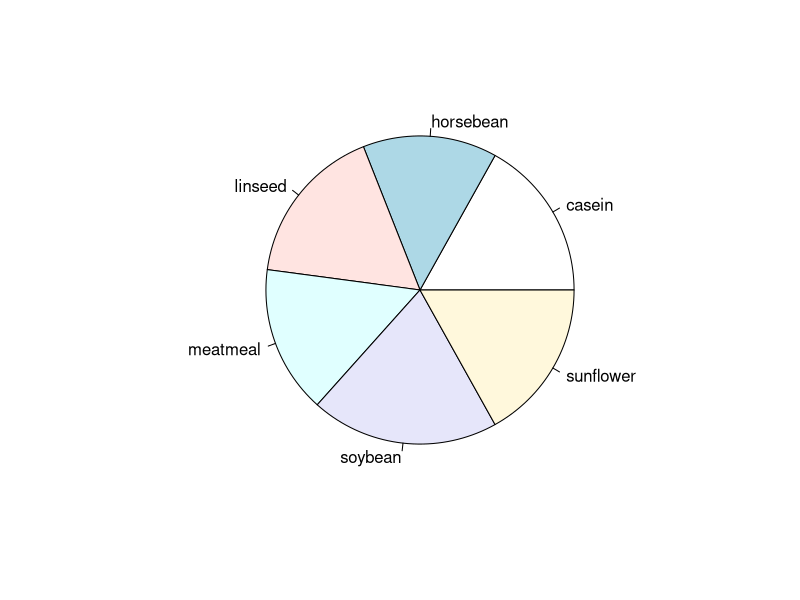
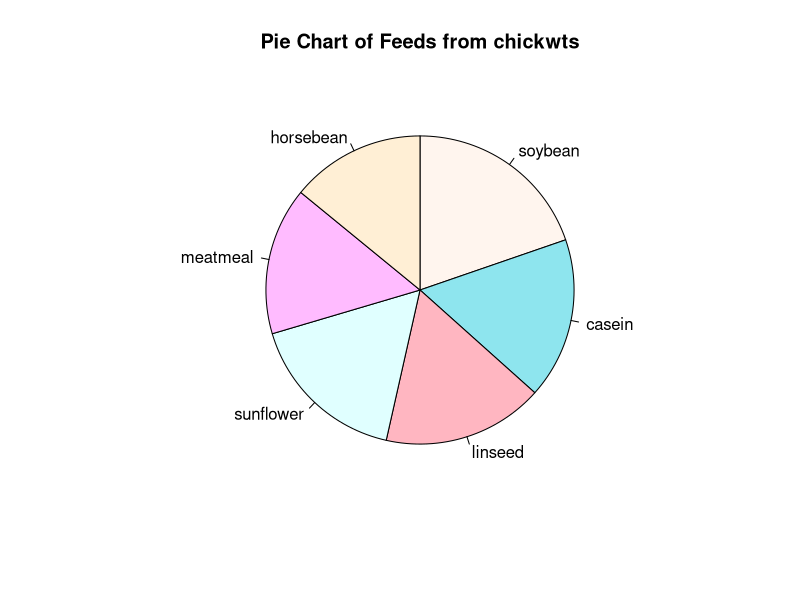

Generate these figures, in order, with R: (Note: this script raises an error after producing the figures.)
feeds <- table(chickwts$feed)
pie(feeds)

# Modify the pie chart
pie(feeds[order(feeds, decreasing = TRUE)],
    init.angle = 90,   # Starts as 12 o'clock instead of 3
    clockwise = TRUE,  # Default is FALSE
    col = c("seashell", "cadetblue2", "lightpink", "lightcyan", "plum1", "papayawhip"),
    main = "Pie Chart of Feeds from chickwts")

rm(list = lm())  # Clean up